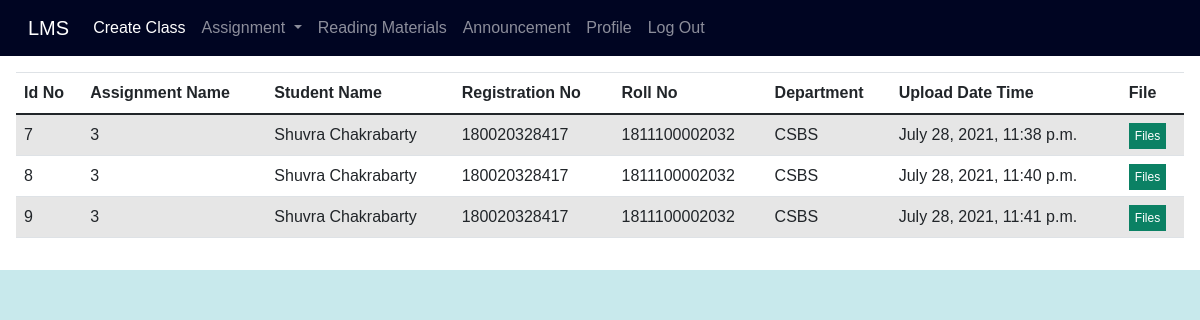
The page /view_submission/ (signed in) on the database its author committed.
### lms_app/models.py (models this page shows)
class Submit(models.Model):
    id = models.AutoField(primary_key=True)
    assignment_id = models.IntegerField(unique=False)
    admin_id = models.IntegerField(unique=False,null=True)
    name = models.CharField(max_length=70,unique=False)
    reg_no = models.CharField(max_length=30, unique=False)
    roll_no = models.CharField(max_length=50, unique=False)
    department = models.CharField(max_length=100, unique=False)
    file = models.CharField(max_length=500, unique=False)
    uploaded_date = models.DateTimeField(auto_now_add=True, null=True)

### lms_app/views.py (the view)
# urls.py: path("view_submission/", views.view_submission, name='view_submission'),
def view_submission(requests):
    if 'teacher_id' in requests.session:
        id = requests.session['teacher_id']
        data = Submit.objects.all().filter(admin_id=id)
        my_dic = {'records': data}
    return render(requests, 'view_submission.html',context=my_dic)

### templates/view_submission.html (shortened to what this page needs)
{% extends 'header.html' %}
{% block body_block %}
<div class="from_table">
    <table class="table table-striped ">
  <thead>
    <tr>
      <th scope="col">Id No</th>
      <th scope="col">Assignment Name</th>
      <th scope="col">Student Name</th>
        <th scope="col">Registration No</th>
        <th scope="col">Roll No</th>
      <th scope="col">Department</th>
      <th scope="col">Upload Date Time</th>
      <th scope="col">File</th>
    </tr>
  </thead>
  <tbody>
{% if records %}
{%  for stat in records %}
    <tr>
      <td>{{stat.id}}</td>
      <td>{{stat.assignment_id}}</td>
      <td>{{stat.name}}</td>
       <td>{{stat.reg_no}}</td>
      <td>{{stat.roll_no}}</td>
       <td>{{stat.department}}</td>
      <td>{{stat.uploaded_date}}</td>
        <td><a href="{{stat.file}}" style="text-decoration: none; background: rgb(11, 129, 100); padding: 6px; color: white; font-size: 12px;">Files</a></td>
    </tr>
{% endfor %}
{%endif %}
  </tbody>
</table>
</div>
</body>
</html>
{% endblock %}

### static/css/style.css (style rules this page uses)
body { margin: 0; padding: 0; box-sizing: border-box; background: rgb(200, 233 ,236); font-family: 'Noto Sans JP', sans-serif; }
.new_feeds,th { padding: 20px; }
.from_table { padding: 1rem; overflow: auto; flex: 1 1 30rem; background-color: white; margin: auto; margin-top: 0px; }

### rows shown on the page
Submit: id "7", assignment_id "3", name "Shuvra Chakrabarty", reg_no "180020328417", roll_no "1811100002032", department "CSBS", uploaded_date "July 28, 2021, 11:38 p.m."
Submit: id "8", assignment_id "3", name "Shuvra Chakrabarty", reg_no "180020328417", roll_no "1811100002032", department "CSBS", uploaded_date "July 28, 2021, 11:40 p.m."
Submit: id "9", assignment_id "3", name "Shuvra Chakrabarty", reg_no "180020328417", roll_no "1811100002032", department "CSBS", uploaded_date "July 28, 2021, 11:41 p.m."
